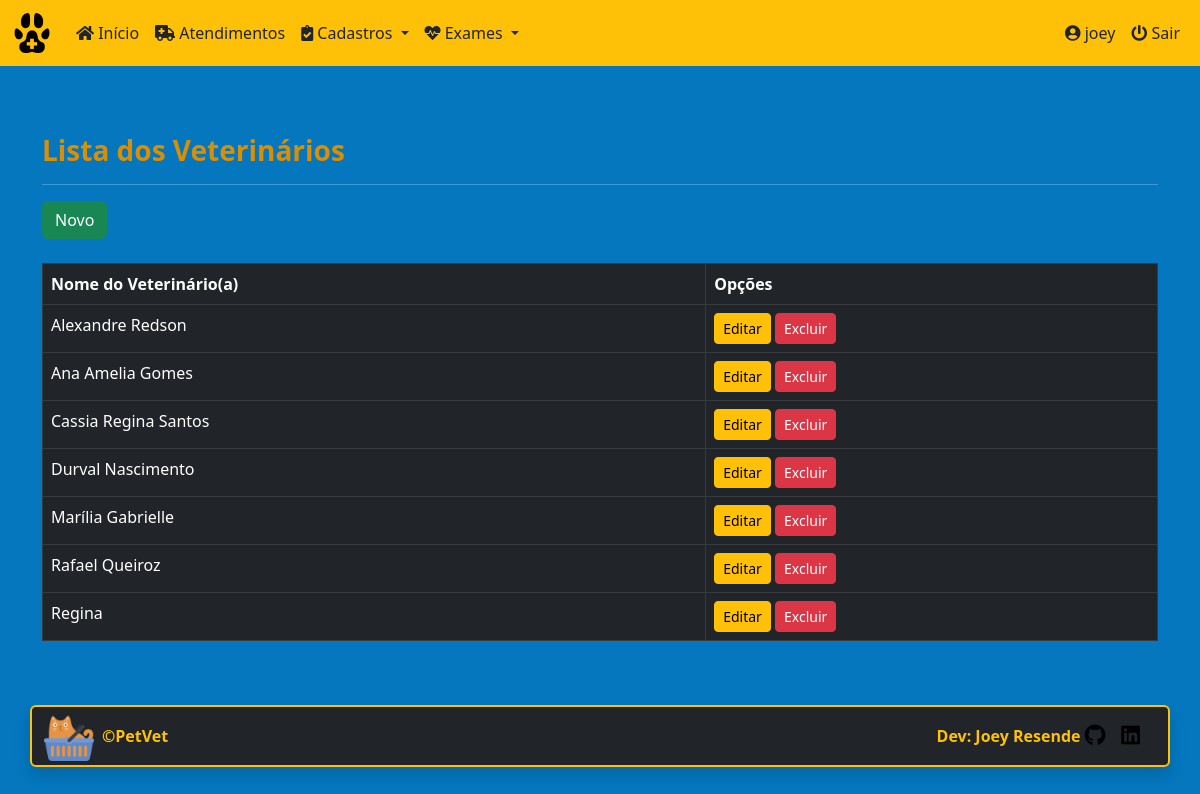
Page /petvet/vets/ (signed in) on the committed database.
### core/models.py (models this page shows, shortened)
class Vet(models.Model):
    vet_name = models.CharField(
        max_length=30, verbose_name='Nome')
    class Meta:
        ordering = ['vet_name']

### core/views.py (the view)
# urls.py: path('vets/', VetList.as_view(), name='vets'),
class VetList(LoginRequiredMixin, ListView):
    login_url = reverse_lazy('login')
    model = Vet
    template_name = 'core/vet_list.html'

### core/templates/core/vet_list.html (shortened to what this page needs)
{% extends 'core/base_model.html' %}
{% load static %}
{% block content %}
<h3><strong>Lista dos Veterinários</strong></h3>
<hr>
<a href="{% url 'vet_new' %}" class="btn btn-success btn">Novo</a><br><br>
<div class="table-responsive">
  <table class="table table-bordered table-hover table-dark" id="vet_table">
    <thead class="thead-dark">
      <tr>
        <th>Nome do Veterinário(a)</th>
        <th>Opções</th>
      </tr>
    </thead>
    <tbody>
      {% for each in object_list %}
      <tr>
        <td>{{ each.vet_name }}</td>
        <td>
          <a href="{% url 'vet_edit' each.pk %}" class="btn btn-warning btn-sm">Editar</a>
          <a href="{% url 'vet_delete' each.pk %}" class="btn btn-danger btn-sm">Excluir</a>
        </td>
      </tr>
      {% empty %}
      <tr>
        <td colspan="4">Nenhum Veterinário cadastrado.</td>
      </tr>
      {% endfor %}
    </tbody>
  </table>
</div>
{% endblock %}

### core/templates/core/base_model.html (shortened to what this page needs)
{% load static %}
<!DOCTYPE html>
<html lang="pt-br" class="h-100">
<head>
  <link rel="stylesheet" href="{% static 'css/bootstrap.min.css/' %}" />
  <link rel="stylesheet" href="https://cdnjs.cloudflare.com/ajax/libs/font-awesome/5.11.2/css/all.css">
  <link rel="stylesheet" href="{% static 'css/styles.css/' %}" />
  <link rel="stylesheet" type="text/css" href="https://cdn.datatables.net/v/bs5/dt-1.11.5/datatables.min.css" />
</head>
<body class="d-flex flex-column h-100">
  <main class="flex-shrink-0  ">
    {% block menu %}
    <nav class="navbar navbar-expand-lg sticky-top bg-warning">
      <div class="container-fluid">
        <a class="navbar-brand" href="{% url 'index' %}">
          <img src="{% static 'img/favicon.ico/' %}" height="40" alt="" />
        </a>
        <div class="collapse navbar-collapse" id="navbarsExample06">
          <ul class="navbar-nav me-auto mb-2 mb-xl-0">
            <li class="nav-item">
              <a class="nav-link text-dark" href="{% url 'index' %}">
                <i class="fa fa-home" aria-hidden="true"></i>
                Início
              </a>
            </li>
            <li class="nav-item">
              <a class="nav-link text-dark" href="{% url 'medical_cares' %}">
                <i class="fas fa-ambulance" aria-hidden="true"></i>
                Atendimentos
              </a>
            </li>
            <li class="nav-item dropdown">
              <a class="nav-link text-dark dropdown-toggle" href="#" data-bs-toggle="dropdown" aria-expanded="false">
                <i class="fas fa-clipboard-check" aria-hidden="true"></i>
                Cadastros
              </a>
            </li>
            <li class="nav-item dropdown">
              <a class="nav-link text-dark dropdown-toggle" href="#" data-bs-toggle="dropdown" aria-expanded="false">
                <i class="fas fa-heartbeat" aria-hidden="true"></i>
                Exames
              </a>
            </li>
          </ul>
          <div class="collapse navbar-collapse d-lg-flex justify-content-end">
            <ul class="navbar-nav bd-navbar-nav flex=row">
              {% if request.user.is_authenticated %}
              <li class="nav-item">
                  <a class="nav-link text-dark" href="{% url 'meus_dados' %}">
                    <i class="fas fa-user-circle" aria-hidden="true"></i>
                    <span id="username">{{ request.user }}</span>
                  </a>
              </li>
              <li class="nav-item">
                <a class="nav-link text-dark" href="{% url 'logout' %}">
                  <i class="fas fa-power-off" aria-hidden="true"></i>
                  Sair
                </a>
              </li>
              {% endif %}
            </ul>
          </div>
         </div>
      </div>
    </nav>
    {% endblock %}
    <div class="container py-5">
      {% block content %}
      {% endblock %}
    </div>
  </main>
{% block footer %}
<div class="container border border-warning border-2 rounded shadow bg-dark">
  <footer class="d-flex flex-wrap justify-content-between align-items-center py-1">
    <div class="col-md-4 d-flex align-items-center">
      <a href="{% url 'index' %}" class="mb-3 me-2 mb-md-0">
        <img src="{% static 'img/cat_yellow.png/' %}" width="50" height="50" alt="">
      </a>
      <span class="mb-3 mb-md-0 text-warning"><strong>&copy;PetVet</strong></span>
    </div>
    <ul class="nav col-md-4 justify-content-end list-unstyled d-flex">
      <li class="ms-3 text-warning"><strong>Dev: Joey Resende</strong>  <a href="https://github.com/Joey-Resende" target="_blank">
        <i class="fab fa-github fa-lg text-black" aria-hidden="true"></i>
      </a></li>
      <li class="ms-3"><a href="https://www.linkedin.com/in/givanildo-resende/" target="_blank">
        <i class="fab fa-linkedin fa-lg text-black" aria-hidden="true"></i>
      </a></li>
    </ul>
  </footer>
</div>
{% endblock %}
</body>
</html>

### static/css/styles.css (style rules this page uses)
:root { --preto: #000000; --branco-1: #ffffff; --branco-2: #E0E2DD; --azul-1: #0477BF; --azul-2: #0388A6; --azul-3: #003570; --amarelo-1: #F2CB05; --amarelo-2: #D98E04; }
body { background-color: var(--azul-1); color: var(--preto); padding-bottom: 20px; }
h3 { color: var(--amarelo-2); }
div { color: var(--branco-1); }
.navbar { background-color: var(--amarelo-1); color: var(--amarelo-2); margin-bottom: 20px; }

### rows in the picture
Vet: vet_name "Alexandre Redson"
Vet: vet_name "Ana Amelia Gomes"
Vet: vet_name "Cassia Regina Santos"
Vet: vet_name "Durval Nascimento"
Vet: vet_name "Marília Gabrielle"
Vet: vet_name "Rafael Queiroz"
Vet: vet_name "Regina"

### other values in the picture
{{ request.user }} "joey"
